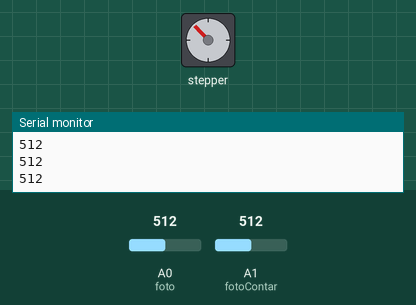
The sketch below on a simulated Arduino Uno, built with avr-gcc and run on an emulated ATmega328P. Parts: stepper motor, the last lines printed to the serial monitor. The test bench sets the inputs (shaded band); at power-on: A0 (foto) = 512, A1 (fotoContar) = 512. Stepper angles assume 2048 steps per turn.

Above: at 1.2 s.
1.3 s: A0 (foto) set to 608
At 1.66 s:
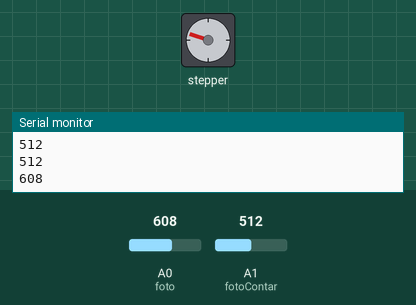
4.8 s: A0 (foto) set to 629
At 6.5 s:
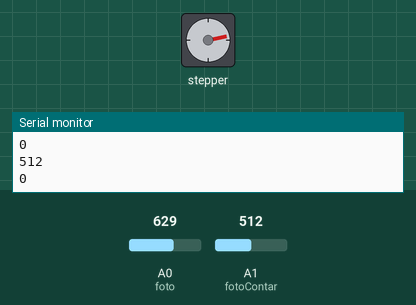
7.5 s: A0 (foto) set to 610
At 8.28 s:
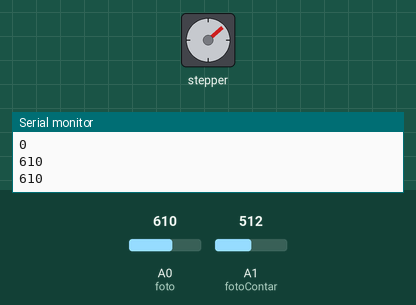
Timing chart, 0 to 17.0 s (numbered marks = the images above; inputs shaded):
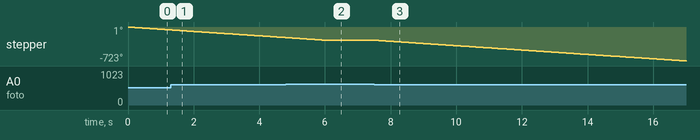

Measured:
- the behaviour switches between 619 and 620 on A0 (foto) (found by bisection; images 1 and 2)
- after the input at 4.8 s, stepper: goes on until 6.0 s, then stays -282°
- after the input at 7.5 s, stepper: keeps turning counter-clockwise at about 47°/s, starting at once

The sketch:

pruebaMotor.ino
```cpp
/*librerias*/
#include "Stepper.h"


/*----- Variables, Pins -----*/
#define STEPS  32   // numero de pasos por revolución
int  Steps2Take;  // 2048 = 1 revolución

const int foto = 0;
int valorLDR = 0;

const int fotoContar = 1;
int valorLDRContar = 0;
int val = 0;


/*-----( Declare objects )-----*/
// Configuración de la secuencia correcta para los pines del controlador del motor
// In1, In2, In3, In4 en la secuencia 1 - 3 - 2 - 4

Stepper small_stepper(STEPS, 8, 10, 9, 11);


void setup()
{
  Serial.begin(9600);
}

void loop()
{
  valorLDR = analogRead(foto);
  Serial.println(valorLDR);

  while (valorLDR < 620) {
    valorLDR = analogRead(foto);
    Serial.println(valorLDR);

    small_stepper.setSpeed(500);
    Steps2Take  =  -200;  // rota en sentido contrario al reloj
    small_stepper.step(Steps2Take);
    val = 0;
  }


  while (valorLDR >= 620 && val < 5) {
    valorLDR = analogRead(foto);
    //Serial.println(valorLDR);

    small_stepper.setSpeed(500);
    Steps2Take  =  0;  // rota en sentido contrario al reloj
    small_stepper.step(Steps2Take);

      valorLDRContar = analogRead(fotoContar);
      Serial.println(valorLDRContar);

      if (valorLDRContar >= 620) {
        val++;
        delay(2000);
      }//cierre de if

      Serial.println(val);
  } //se cierra primer while de LDR

  while (valorLDR >=620 && val == 5) {  //para salir de la sombra de la caja
    valorLDR = analogRead(foto);
    Serial.println(valorLDR);

    small_stepper.setSpeed(500);
    Steps2Take  =  -200;  // rota en sentido contrario al reloj
    small_stepper.step(Steps2Take);
  }


}
```
